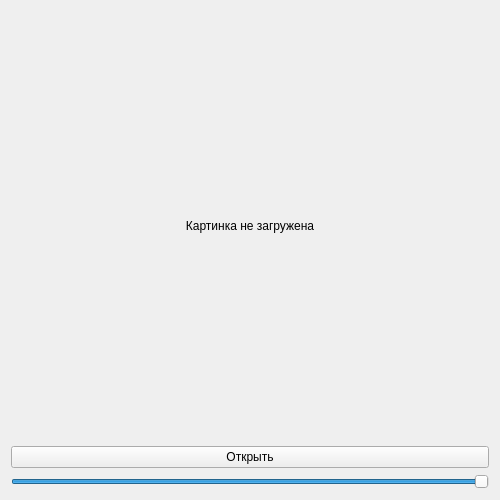
<?xml version="1.0" encoding="UTF-8"?>
<ui version="4.0">
    <class>Form</class>
    <widget class="QWidget" name="Form">
        <property name="geometry">
            <rect>
                <x>0</x>
                <y>0</y>
                <width>500</width>
                <height>500</height>
            </rect>
        </property>
        <property name="windowTitle">
            <string>Прозрачность</string>
        </property>
        <layout class="QVBoxLayout" name="verticalLayout">
            <item>
                <widget class="QLabel" name="lblImage">
                    <property name="text">
                        <string>Картинка не загружена</string>
                    </property>
                    <property name="alignment">
                        <set>Qt::AlignCenter</set>
                    </property>
                </widget>
            </item>
            <item>
                <widget class="QPushButton" name="btnOpen">
                    <property name="text">
                        <string>Открыть</string>
                    </property>
                </widget>
            </item>
            <item>
                <widget class="QSlider" name="sliderAlpha">
                    <property name="orientation">
                        <enum>Qt::Horizontal</enum>
                    </property>
                    <property name="minimum">
                        <number>0</number>
                    </property>
                    <property name="maximum">
                        <number>100</number>
                    </property>
                    <property name="value">
                        <number>100</number>
                    </property>
                </widget>
            </item>
        </layout>
    </widget>
</ui>
